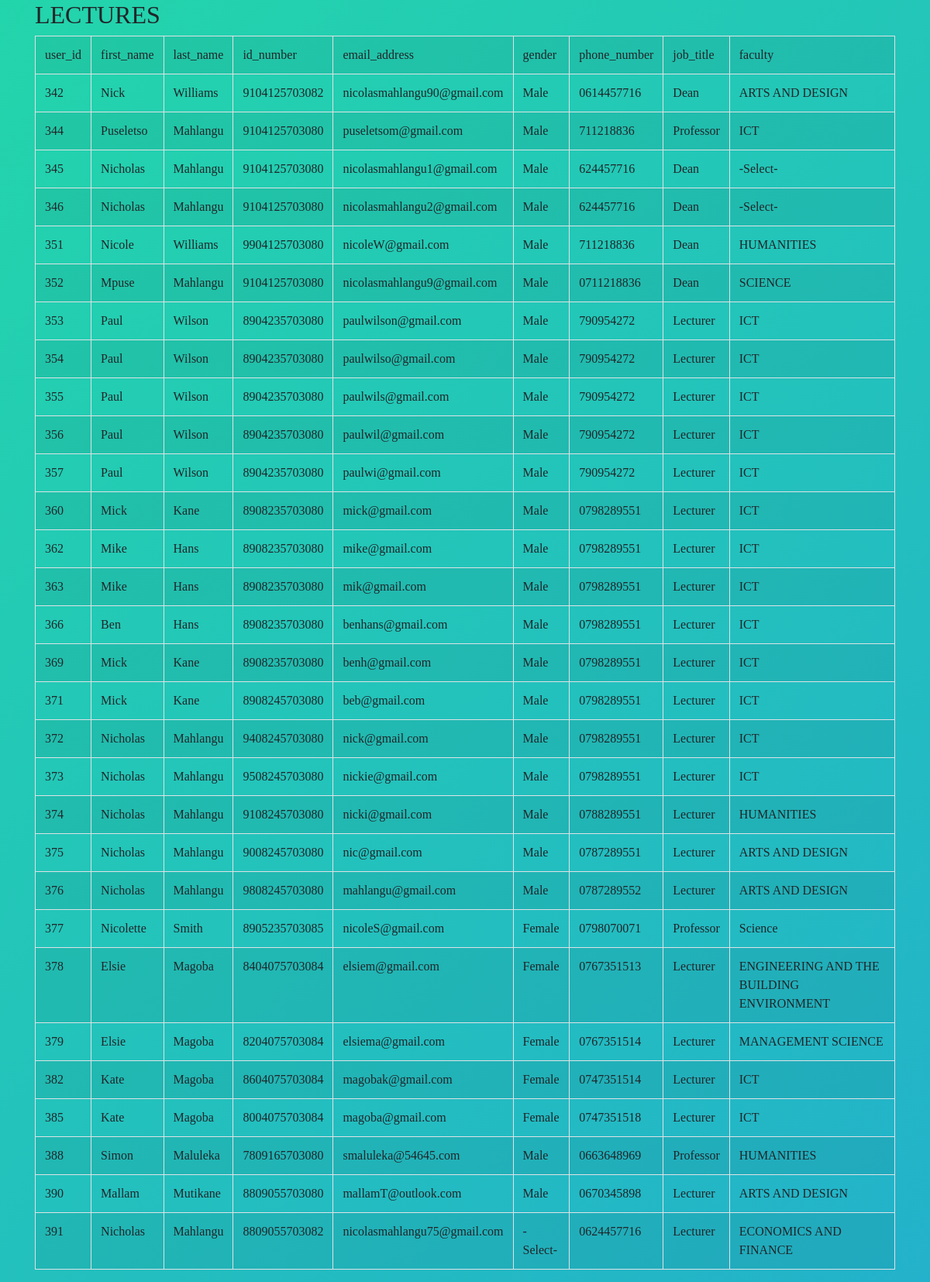
The app's page /viewLecture.php, older data.
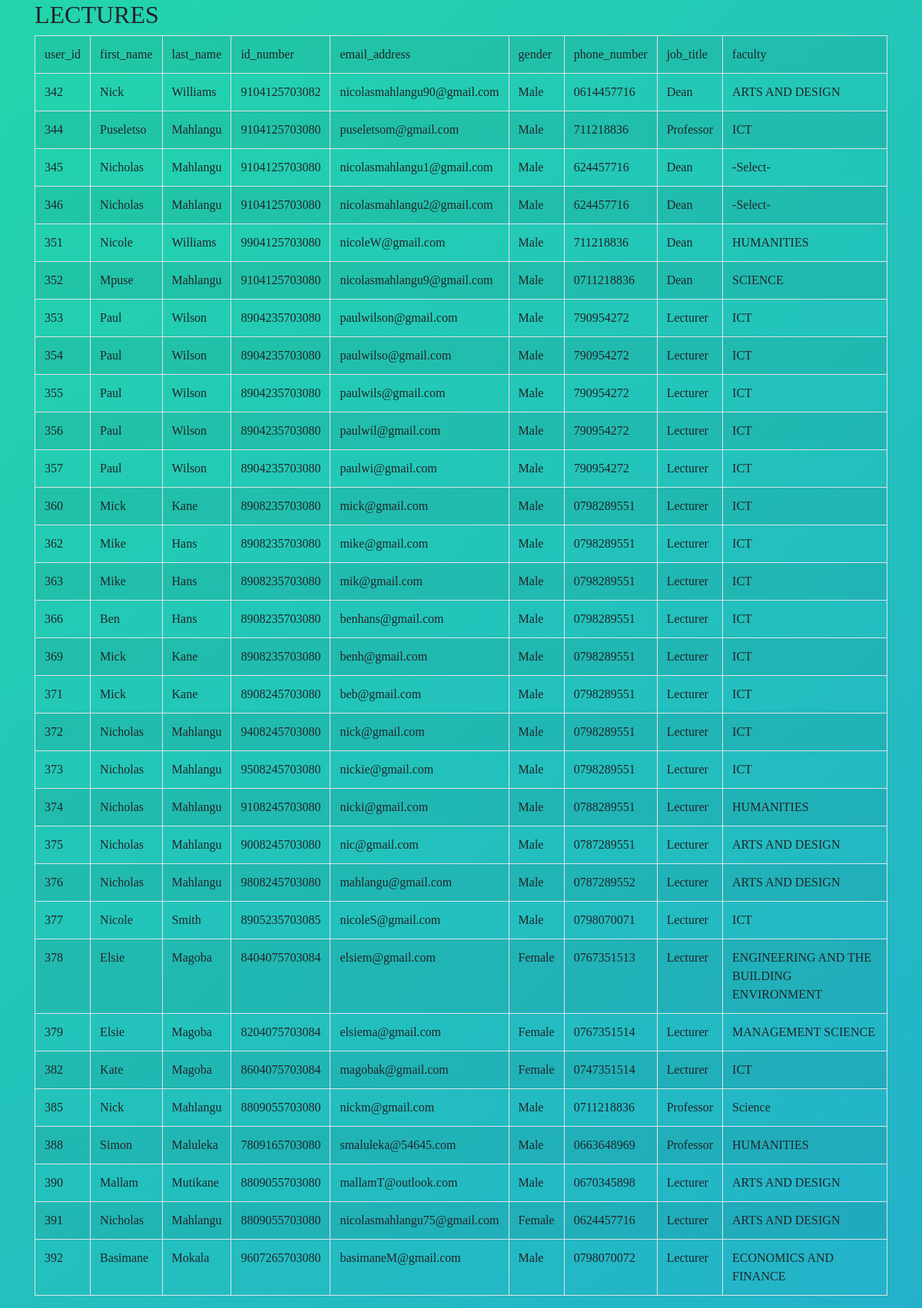
The same page, newer data.
### tables this page shows
CREATE TABLE `users` (
  `user_id` int(6) NOT NULL,
  `staff_number` varchar(255) NOT NULL,
  `first_name` varchar(255) NOT NULL,
  `last_name` varchar(255) NOT NULL,
  `id_number` varchar(255) NOT NULL,
  `email_address` varchar(255) NOT NULL,
  `gender` varchar(255) NOT NULL,
  `phone_number` varchar(255) NOT NULL,
  `job_title` varchar(255) NOT NULL,
  `faculty` varchar(255) NOT NULL,
  `password` varchar(255) NOT NULL
);

### viewLecture.php (the view, shortened to what this page needs)
<!DOCTYPE html>
<html lang="en">
<head>
<link rel="stylesheet" href="https://stackpath.bootstrapcdn.com/bootstrap/4.3.1/css/bootstrap.min.css">
<link rel="stylesheet" href="viewlecturer.css">
<link rel = "stylesheet" href = "https:cdnjs.cloudflare.com/ajax/libs/animate.css/3.7.2/animate.min.css">
</head>
<body>
    <div class = "animated bounceInRight" style = "animation-delay 20s">
        <div class="container">
            <div class="row">
                <div class="col-md-12">
                    <div class="page-header clearfix">
                        <h2 class = "animated bounceInRight" style = "animation-delay 20s">LECTURES</h2>
                    </div>
                    <?php
                    include_once 'connection.php';
                    $result = mysqli_query($conn,"SELECT * FROM users");
                    ?>
                    <?php
                    if (mysqli_num_rows($result) > 0) {
                    ?>
                      <table class='table table-bordered table-striped' name="columns">
                      <tr>
                        <td>user_id</td>
                        <td>first_name</td>
                        <td>last_name</td>
                        <td>id_number</td>
                        <td>email_address</td>
                        <td>gender</td>
                        <td>phone_number</td>
                        <td>job_title</td>
                        <td>faculty</td>
                      </tr>
                    <?php
                    while($row = mysqli_fetch_array($result)) {
                    ?>
                    <tr>
                        <td><?php echo $row["user_id"]; ?></td>
                        <td><?php echo $row["first_name"]; ?></td>
                        <td><?php echo $row["last_name"]; ?></td>
                        <td><?php echo $row["id_number"]; ?></td>
                        <td><?php echo $row["email_address"]; ?></td>
                        <td><?php echo $row["gender"]; ?></td>
                        <td><?php echo $row["phone_number"]; ?></td>
                        <td><?php echo $row["job_title"]; ?></td>
                        <td><?php echo $row["faculty"]; ?></td>
                    </tr>
                    <?php
                    }
                    ?>
                    </table>
                     <?php
                    }
                    else{
                        echo "No result found";
                    }
                    ?>
                </div>
            </div>
        </div>
    </div>
</body>
</html>

### viewlecturer.css (style rules this page uses)
body { font-family: Source Sans Pro; background: #282828; background: linear-gradient(-45deg, #EE7752, #E73C7E, #23A6D5, #23D5AB); background-size: 400% 400%; animation: Gradient 7s ease infinite; }
.container { top: 100px; }

Row changes from the older to the newer data that the page shows:
changed users "Smith": first_name "Nicolette" → "Nicole"; gender "Female" → "Male"; job_title "Professor" → "Lecturer"; faculty "Science" → "ICT"
changed users id 385: first_name "Kate" → "Nick"; last_name "Magoba" → "Mahlangu"; id_number "8004075703084" → "8809055703080"; email_address "magoba@gmail.com" → "nickm@gmail.com"; gender "Female" → "Male"; phone_number "0747351518" → "0711218836"; job_title "Lecturer" → "Professor"; faculty "ICT" → "Science"
changed users "nicolasmahlangu75@gmail.com": id_number "8809055703082" → "8809055703080"; gender "-Select-" → "Female"; faculty "ECONOMICS AND FINANCE" → "ARTS AND DESIGN"
added users: user_id "392", first_name "Basimane", last_name "Mokala", id_number "9607265703080", email_address "basimaneM@gmail.com", gender "Male", phone_number "0798070072", job_title "Lecturer", faculty "ECONOMICS AND FINANCE"
